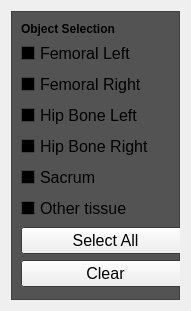
   <widget class="QWidget" name="layoutWidget">
    <property name="geometry">
     <rect>
      <x>80</x>
      <y>480</y>
      <width>191</width>
      <height>311</height>
     </rect>
    </property>
    <layout class="QVBoxLayout" name="verticalLayout">
     <item>
      <widget class="QFrame" name="frame">
       <property name="palette">
        <palette>
         <active>
          <colorrole role="Base">
           <brush brushstyle="SolidPattern">
            <color alpha="255">
             <red>0</red>
             <green>0</green>
             <blue>0</blue>
            </color>
           </brush>
          </colorrole>
          <colorrole role="Window">
           <brush brushstyle="SolidPattern">
            <color alpha="255">
             <red>83</red>
             <green>83</green>
             <blue>83</blue>
            </color>
           </brush>
          </colorrole>
         </active>
         <inactive>
          <colorrole role="Base">
           <brush brushstyle="SolidPattern">
            <color alpha="255">
             <red>0</red>
             <green>0</green>
             <blue>0</blue>
            </color>
           </brush>
          </colorrole>
          <colorrole role="Window">
           <brush brushstyle="SolidPattern">
            <color alpha="255">
             <red>83</red>
             <green>83</green>
             <blue>83</blue>
            </color>
           </brush>
          </colorrole>
         </inactive>
         <disabled>
          <colorrole role="Base">
           <brush brushstyle="SolidPattern">
            <color alpha="255">
             <red>83</red>
             <green>83</green>
             <blue>83</blue>
            </color>
           </brush>
          </colorrole>
          <colorrole role="Window">
           <brush brushstyle="SolidPattern">
            <color alpha="255">
             <red>83</red>
             <green>83</green>
             <blue>83</blue>
            </color>
           </brush>
          </colorrole>
         </disabled>
        </palette>
       </property>
       <property name="layoutDirection">
        <enum>Qt::LeftToRight</enum>
       </property>
       <property name="autoFillBackground">
        <bool>true</bool>
       </property>
       <property name="frameShape">
        <enum>QFrame::StyledPanel</enum>
       </property>
       <property name="frameShadow">
        <enum>QFrame::Raised</enum>
       </property>
       <widget class="QLabel" name="label_8">
        <property name="geometry">
         <rect>
          <x>10</x>
          <y>10</y>
          <width>171</width>
          <height>16</height>
         </rect>
        </property>
        <property name="palette">
         <palette>
          <active>
           <colorrole role="WindowText">
            <brush brushstyle="SolidPattern">
             <color alpha="255">
              <red>0</red>
              <green>0</green>
              <blue>0</blue>
             </color>
            </brush>
           </colorrole>
           <colorrole role="Text">
            <brush brushstyle="SolidPattern">
             <color alpha="255">
              <red>255</red>
              <green>255</green>
              <blue>255</blue>
             </color>
            </brush>
           </colorrole>
           <colorrole role="ButtonText">
            <brush brushstyle="SolidPattern">
             <color alpha="255">
              <red>0</red>
              <green>0</green>
              <blue>0</blue>
             </color>
            </brush>
           </colorrole>
          </active>
          <inactive>
           <colorrole role="WindowText">
            <brush brushstyle="SolidPattern">
             <color alpha="255">
              <red>0</red>
              <green>0</green>
              <blue>0</blue>
             </color>
            </brush>
           </colorrole>
           <colorrole role="Text">
            <brush brushstyle="SolidPattern">
             <color alpha="255">
              <red>255</red>
              <green>255</green>
              <blue>255</blue>
             </color>
            </brush>
           </colorrole>
           <colorrole role="ButtonText">
            <brush brushstyle="SolidPattern">
             <color alpha="255">
              <red>0</red>
              <green>0</green>
              <blue>0</blue>
             </color>
            </brush>
           </colorrole>
          </inactive>
          <disabled>
           <colorrole role="WindowText">
            <brush brushstyle="SolidPattern">
             <color alpha="255">
              <red>51</red>
              <green>51</green>
              <blue>51</blue>
             </color>
            </brush>
           </colorrole>
           <colorrole role="Text">
            <brush brushstyle="SolidPattern">
             <color alpha="255">
              <red>51</red>
              <green>51</green>
              <blue>51</blue>
             </color>
            </brush>
           </colorrole>
           <colorrole role="ButtonText">
            <brush brushstyle="SolidPattern">
             <color alpha="255">
              <red>51</red>
              <green>51</green>
              <blue>51</blue>
             </color>
            </brush>
           </colorrole>
          </disabled>
         </palette>
        </property>
        <property name="font">
         <font>
          <weight>75</weight>
          <italic>false</italic>
          <bold>true</bold>
         </font>
        </property>
        <property name="text">
         <string>Object Selection</string>
        </property>
       </widget>
       <widget class="QWidget" name="layoutWidget">
        <property name="geometry">
         <rect>
          <x>10</x>
          <y>30</y>
          <width>169</width>
          <height>253</height>
         </rect>
        </property>
        <layout class="QVBoxLayout" name="verticalLayout_6">
         <item>
          <widget class="QCheckBox" name="checkBox_1">
           <property name="font">
            <font>
             <pointsize>12</pointsize>
            </font>
           </property>
           <property name="text">
            <string>Femoral Left</string>
           </property>
          </widget>
         </item>
         <item>
          <widget class="QCheckBox" name="checkBox_2">
           <property name="font">
            <font>
             <pointsize>12</pointsize>
            </font>
           </property>
           <property name="text">
            <string>Femoral Right</string>
           </property>
          </widget>
         </item>
         <item>
          <widget class="QCheckBox" name="checkBox_3">
           <property name="font">
            <font>
             <pointsize>12</pointsize>
            </font>
           </property>
           <property name="text">
            <string>Hip Bone Left</string>
           </property>
          </widget>
         </item>
         <item>
          <widget class="QCheckBox" name="checkBox_4">
           <property name="font">
            <font>
             <pointsize>12</pointsize>
            </font>
           </property>
           <property name="text">
            <string>Hip Bone Right</string>
           </property>
           <property name="checkable">
            <bool>true</bool>
           </property>
          </widget>
         </item>
         <item>
          <widget class="QCheckBox" name="checkBox_5">
           <property name="font">
            <font>
             <pointsize>12</pointsize>
            </font>
           </property>
           <property name="text">
            <string>Sacrum</string>
           </property>
           <property name="checkable">
            <bool>true</bool>
           </property>
          </widget>
         </item>
         <item>
          <widget class="QCheckBox" name="checkBox_6">
           <property name="font">
            <font>
             <pointsize>12</pointsize>
            </font>
           </property>
           <property name="text">
            <string>Other tissue</string>
           </property>
          </widget>
         </item>
         <item>
          <widget class="QPushButton" name="pushButton_all">
           <property name="palette">
            <palette>
             <active>
              <colorrole role="ButtonText">
               <brush brushstyle="SolidPattern">
                <color alpha="255">
                 <red>0</red>
                 <green>0</green>
                 <blue>0</blue>
                </color>
               </brush>
              </colorrole>
             </active>
             <inactive>
              <colorrole role="ButtonText">
               <brush brushstyle="SolidPattern">
                <color alpha="255">
                 <red>0</red>
                 <green>0</green>
                 <blue>0</blue>
                </color>
               </brush>
              </colorrole>
             </inactive>
             <disabled>
              <colorrole role="ButtonText">
               <brush brushstyle="SolidPattern">
                <color alpha="255">
                 <red>51</red>
                 <green>51</green>
                 <blue>51</blue>
                </color>
               </brush>
              </colorrole>
             </disabled>
            </palette>
           </property>
           <property name="font">
            <font>
             <pointsize>12</pointsize>
            </font>
           </property>
           <property name="text">
            <string>Select All</string>
           </property>
          </widget>
         </item>
         <item>
          <widget class="QPushButton" name="pushButton_clear">
           <property name="palette">
            <palette>
             <active>
              <colorrole role="ButtonText">
               <brush brushstyle="SolidPattern">
                <color alpha="255">
                 <red>0</red>
                 <green>0</green>
                 <blue>0</blue>
                </color>
               </brush>
              </colorrole>
             </active>
             <inactive>
              <colorrole role="ButtonText">
               <brush brushstyle="SolidPattern">
                <color alpha="255">
                 <red>0</red>
                 <green>0</green>
                 <blue>0</blue>
                </color>
               </brush>
              </colorrole>
             </inactive>
             <disabled>
              <colorrole role="ButtonText">
               <brush brushstyle="SolidPattern">
                <color alpha="255">
                 <red>51</red>
                 <green>51</green>
                 <blue>51</blue>
                </color>
               </brush>
              </colorrole>
             </disabled>
            </palette>
           </property>
           <property name="font">
            <font>
             <pointsize>12</pointsize>
            </font>
           </property>
           <property name="text">
            <string>Clear</string>
           </property>
          </widget>
         </item>
        </layout>
       </widget>
      </widget>
     </item>
    </layout>
   </widget>
